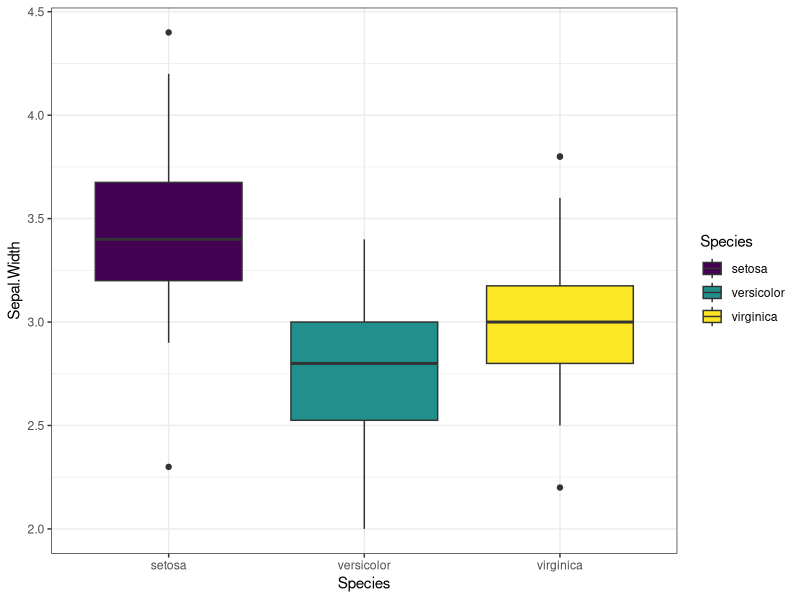
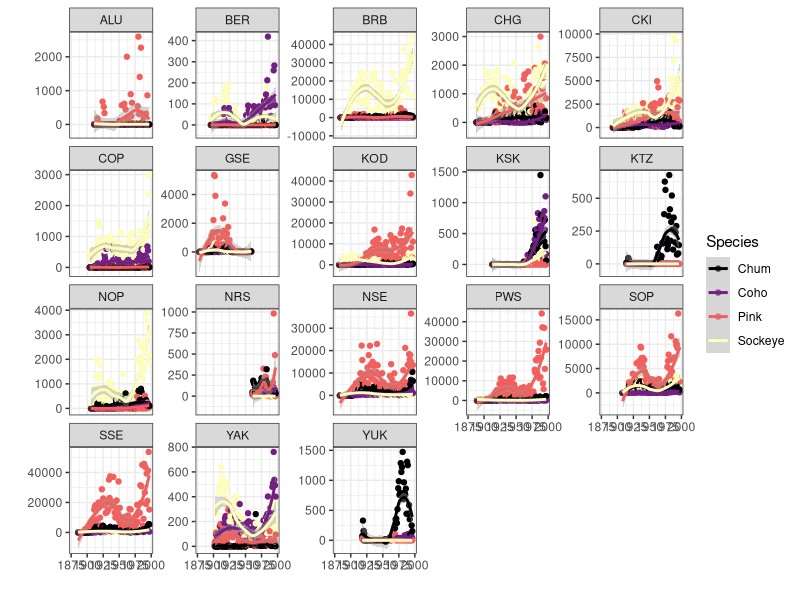

Write R code to recreate these figures, in order.
## ---- chunk 1
knitr::opts_chunk$set(echo = TRUE)
## ---- chunk 2
library(tidyverse)
library(readr)
## ---- chunk 3
data(iris)
gplo <- ggplot(iris, aes(Species, Sepal.Width, fill=Species)) +
  geom_boxplot()+
  scale_fill_viridis_d()+
  theme_bw()
gplo

## ---- chunk 4
library(readr)
library(tidyverse)
data2 <- read_csv("data/byerlySalmonByRegion.csv")
names(data2)
glimpse(data2)
datopi <- data2 %>%
  pivot_longer(cols = c( "Sockeye" , "Coho" ,       
                        "Pink" ,"Chum"), 
               names_to = "Species", values_to = "catch")
names(datopi)
unique(datopi$Species)
as <- ggplot(datopi,
             aes(y=catch, x=Year, 
             colour=Species)) +
  geom_point()+
  scale_colour_viridis_d(option = "A")+
  stat_smooth(method = "loess")+
  facet_wrap(~Region, scales="free_y")+
  theme_bw()+
  xlab("")+
  ylab("")
as
